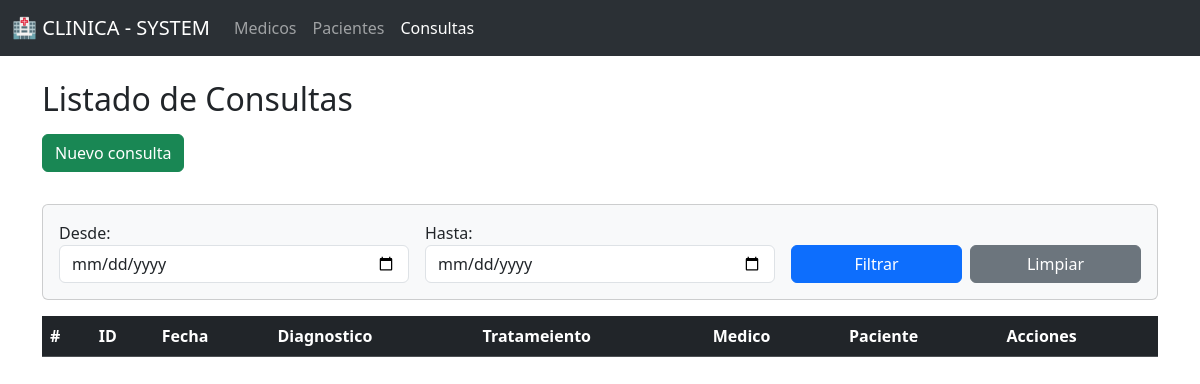
/consultas/, run on an earlier commit of the app's database.
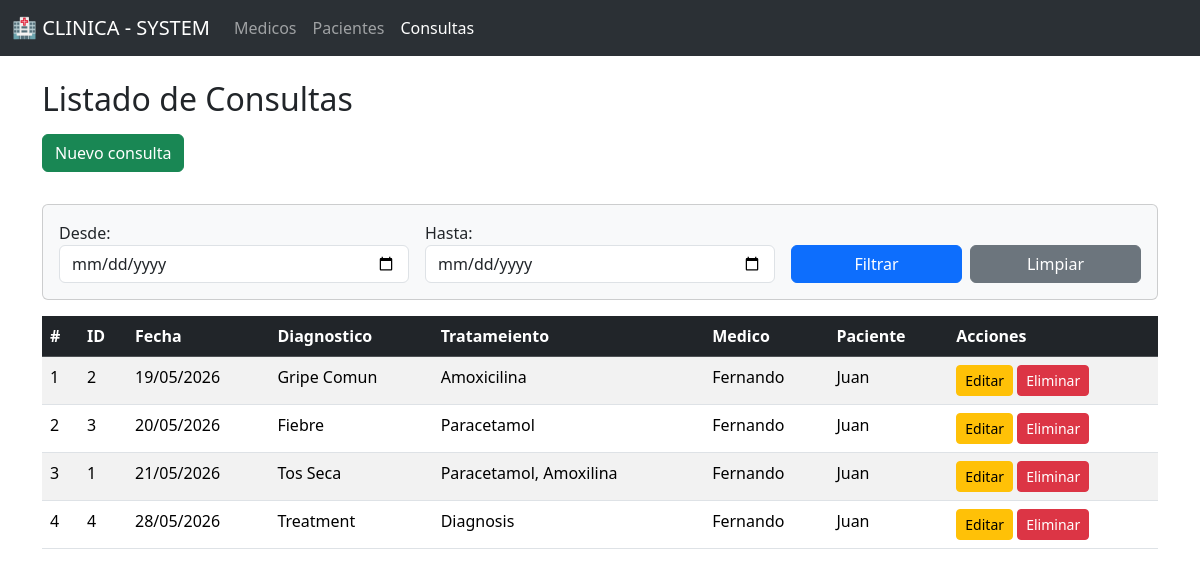
And on a later commit of the database.
### models/consulta_model.py (models this page shows, shortened)
class Consulta(db.Model):
    __tablename__ = "consultas"
    id_consulta = db.Column(db.Integer, primary_key=True)
    fecha = db.Column(db.DateTime, nullable=False)
    diagnostico = db.Column(db.String(100),nullable=False)
    tratamiento = db.Column(db.String(100), nullable=False)
    id_medico = db.Column(db.Integer, db.ForeignKey('medicos.id_medico'), nullable=False)
    id_paciente = db.Column(db.Integer, db.ForeignKey('pacientes.id_paciente'), nullable=False)
    medico = db.relationship("Medico", back_populates="consultas")
    paciente = db.relationship("Paciente", back_populates="consultas")
    @staticmethod
    def get_by_date(fecha_inicio=None, fecha_fin=None):
        query = Consulta.query
        if fecha_inicio and fecha_fin:
            fecha_inicio_format = datetime.strptime(fecha_inicio, "%Y-%m-%d").date()
            fecha_fin_format = datetime.strptime(fecha_fin, "%Y-%m-%d").date()
            query = query.filter(func.date(Consulta.fecha) >= fecha_inicio_format, func.date(Consulta.fecha) <= fecha_fin_format)
        return query.order_by(Consulta.fecha).all()

### models/medico_model.py (models this page shows, shortened)
class Medico(db.Model):
    __tablename__ = "medicos"
    id_medico = db.Column(db.Integer, primary_key=True)
    nombre = db.Column(db.String(80), nullable=False)
    especialidad = db.Column(db.String(80), nullable=False)
    telefono = db.Column(db.Integer, nullable=False)
    correo = db.Column(db.String(120), nullable=False, unique=True)
    consultas = db.relationship("Consulta", back_populates="medico", cascade="all, delete-orphan")
    def delete(self):
        db.session.delete(self)
        db.session.commit()

### models/paciente_model.py (models this page shows, shortened)
class Paciente(db.Model):
    __tablename__ = "pacientes"
    id_paciente = db.Column(db.Integer, primary_key=True)
    nombre = db.Column(db.String(80), nullable=False)
    edad = db.Column(db.Integer, nullable=False)
    direccion = db.Column(db.String(200))
    telefono = db.Column(db.Integer, nullable=False)
    consultas = db.relationship("Consulta", back_populates="paciente", cascade="all, delete-orphan")
    def delete(self):
        db.session.delete(self)
        db.session.commit()

### controllers/consulta_controller.py (the view)
@consulta_bp.route("/")
def index():
    fecha_inicio = request.args.get('fecha_inicio')
    fecha_fin = request.args.get('fecha_fin')
    consultas = Consulta.get_by_date(fecha_inicio=fecha_inicio,fecha_fin=fecha_fin)
    return consulta_views.list_consults(consultas, fecha_inicio=fecha_inicio, fecha_fin=fecha_fin)

### app.py (called while the page is built)
@app.context_processor
def inject_active_route():
    def is_active(path):
        return "active" if request.path == path else ''
    return dict(is_active = is_active)

### views/consulta_views.py (called while the page is built)
def list_consults(consultas, fecha_inicio, fecha_fin):
    return render_template("consultas/index.html" , consultas=consultas, fecha_inicio=fecha_inicio, fecha_fin=fecha_fin)

### templates/consultas/index.html (shortened to what this page needs)
{% extends 'base.html' %}
{% block content %}
<h2 class="mb-3">Listado de Consultas</h2>
<a href="{{ url_for('consulta.create_consult') }}" class="btn btn-success mb-3">Nuevo consulta</a>
<div class="card my-3 p-3 bg-light">
    <form method="GET" action="{{ url_for('consulta.index') }}" class="row g-3">
        <div class="col-md-4">
            <label>Desde:</label>
            <input type="date" name="fecha_inicio" value="{{ fecha_inicio or '' }}" class="form-control" required>
        </div>
        <div class="col-md-4">
            <label>Hasta:</label>
            <input type="date" name="fecha_fin" value="{{ fecha_fin or '' }}" class="form-control" required>
        </div>
        <div class="col-md-4 d-flex align-items-end gap-2">
            <button type="submit" class="btn btn-primary w-100">Filtrar</button>
            <a href="{{ url_for('consulta.index') }}" class="btn btn-secondary w-100">Limpiar</a>
        </div>
    </form>
</div>
<table class="table table-striped table-hover">
    <thead class="table-dark">
        <tr>
            <th>#</th>
            <th>ID</th>
            <th>Fecha</th>
            <th>Diagnostico</th>
            <th>Tratameiento</th>
            <th>Medico</th>
            <th>Paciente</th>
            <th>Acciones</th>
        </tr>
    </thead>
    <tbody>
        {% for consulta in consultas %}
        <tr>
            <td>{{ loop.index }}</td>
            <td>{{ consulta.id_consulta }}</td>
            <td>{{ consulta.fecha.strftime('%d/%m/%Y') }}</td>
            <td>{{ consulta.diagnostico }}</td>
            <td>{{ consulta.tratamiento }}</td>
            <td>{{ consulta.medico.nombre }}</td>
            <td>{{ consulta.paciente.nombre }}</td>
            <td>
                <a href="{{ url_for('consulta.edit_consult', id_consult=consulta.id_consulta) }}"
                    class="btn btn-warning btn-sm">Editar</a>
                <a href="{{ url_for('consulta.delete_consult', id_consult=consulta.id_consulta) }}"
                    class="btn btn-danger btn-sm" onclick="return confirm('¿Está seguro de eliminar?')">Eliminar</a>
            </td>
        </tr>
        {% endfor %}
    </tbody>
</table>
{% endblock %}

### templates/base.html (shortened to what this page needs)
<!doctype html>
<html lang="en">
<head>
    <link href="https://cdn.jsdelivr.net/npm/bootstrap@5.3.8/dist/css/bootstrap.min.css" rel="stylesheet"
>
</head>
<body>
    <nav class="navbar navbar-expand-lg bg-body-tertiary bg-primary" data-bs-theme="dark">
        <div class="container-fluid">
            <a class="navbar-brand" href="/">🏥 CLINICA - SYSTEM</a>
            <div class="collapse navbar-collapse" id="navbarNavAltMarkup">
                <div class="navbar-nav">
                    <a class="nav-link {{ is_active("/medicos/") }}" aria-current="page" href="{{url_for('medico.index')}}">Medicos</a>
                    <a class="nav-link {{ is_active("/pacientes/") }}" href="{{url_for('paciente.index')}}">Pacientes</a>
                    <a class="nav-link {{ is_active("/consultas/") }}" href="{{url_for('consulta.index')}}">Consultas</a>
                </div>
            </div>
        </div>
    </nav>
    <br>
    <div class="container">
        {% block content %}{% endblock %}
    </div>
</body>
</html>

What changed in the data, as far as the page shows it:
added Consulta: id_consulta "2", fecha "19/05/2026", diagnostico "Gripe Comun", tratamiento "Amoxicilina", medico.nombre "Fernando", paciente.nombre "Juan"
added Consulta: id_consulta "3", fecha "20/05/2026", diagnostico "Fiebre", tratamiento "Paracetamol", medico.nombre "Fernando", paciente.nombre "Juan"
added Consulta: id_consulta "1", fecha "21/05/2026", diagnostico "Tos Seca", tratamiento "Paracetamol, Amoxilina", medico.nombre "Fernando", paciente.nombre "Juan"
added Consulta: id_consulta "4", fecha "28/05/2026", diagnostico "Treatment", tratamiento "Diagnosis", medico.nombre "Fernando", paciente.nombre "Juan"
